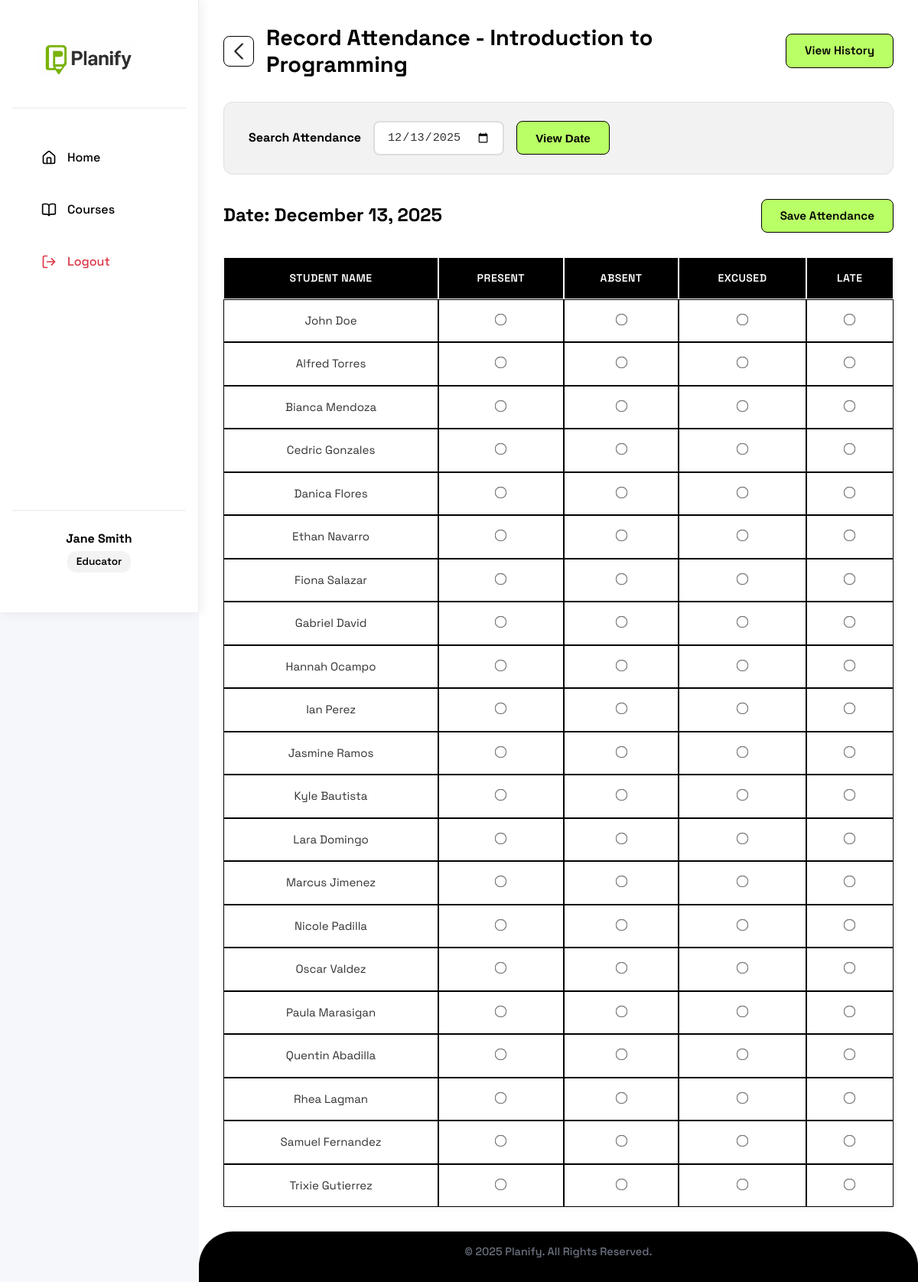
The app's page /educator/course/1/attendance (signed in) with its own data.
### models.py (models this page shows, shortened)
class User(db.Model, UserMixin):
    id = db.Column(db.Integer, primary_key=True)
    first_name = db.Column(db.String(20), nullable=False)
    last_name = db.Column(db.String(20), nullable=False)
    username = db.Column(db.String(20), unique=True, nullable=False)
    email = db.Column(db.String(120), unique=True, nullable=False)
    contact_number = db.Column(db.String(11), nullable=False)
    password = db.Column(db.String(255), nullable=False)
    role = db.Column(db.String(10), nullable=False)
    courses = db.relationship('Course', backref='educator', lazy=True, cascade='all, delete-orphan')
    lesson_plans = db.relationship('LessonPlan', backref='creator', lazy=True, cascade='all, delete-orphan')
    enrollments = db.relationship('Enrollment', backref='student', lazy=True, cascade='all, delete-orphan')

class Course(db.Model):
    id = db.Column(db.Integer, primary_key=True)
    course_name = db.Column(db.String(100), nullable=False)
    course_code = db.Column(db.String(20), nullable=False)
    block_section = db.Column(db.String(20), nullable=False)
    description = db.Column(db.Text, nullable=True)
    educator_id = db.Column(db.Integer, db.ForeignKey('user.id'), nullable=False)
    created_at = db.Column(db.DateTime, default=datetime.utcnow)
    enrollment_code = db.Column(db.String(10), unique=True, nullable=False)
    lesson_plans = db.relationship('LessonPlan', backref='course', lazy=True, cascade='all, delete-orphan')
    enrollments = db.relationship('Enrollment', backref='course', lazy=True, cascade='all, delete-orphan')
    attendance_records = db.relationship('AttendanceRecord', backref='course', lazy=True, cascade='all, delete-orphan')

### routes.py (the view)
@app.route('/educator/course/<int:course_id>/attendance', methods=['GET', 'POST'])
@login_required
def course_attendance(course_id):
    if current_user.role != 'educator':
        flash("Access denied.", "error")
        return redirect(url_for('home'))
    course = Course.query.get_or_404(course_id)
    if course.educator_id != current_user.id:
        flash("Access denied.", "error")
        return redirect(url_for('educator_courses'))
    form = AttendanceForm()
    enrollments = Enrollment.query.filter_by(course_id=course_id).all()
    students = [enrollment.student for enrollment in enrollments]
    selected_date = date.today()
    url_date = request.args.get('date')
    if url_date:
        try:
            selected_date = datetime.strptime(url_date, '%Y-%m-%d').date()
        except ValueError:
            pass
    elif form.validate_on_submit():
        selected_date = form.date.data
    attendance_records = {}
    records = AttendanceRecord.query.filter_by(course_id=course_id, date=selected_date).all()
    for record in records:
        attendance_records[record.student_id] = record.status
    form.date.data = selected_date
    return render_template('course_attendance.html',
                           course=course,
                           students=students,
                           form=form,
                           selected_date=selected_date,
                           attendance_records=attendance_records)

### forms.py
class AttendanceForm(FlaskForm):
    date = DateField("Attendance Date", validators=[DataRequired()], format='%Y-%m-%d')
    submit = SubmitField("Record Attendance")

### app.py (called while the page is built)
@login_manager.user_loader
def load_user(user_id):
    return User.query.get(int(user_id))

### templates/course_attendance.html (shortened to what this page needs)
{% extends "educator_base.html" %}
{% block content %}
<div class="attendance-container">
    <div class="attendance-header-with-back-history">
        <div class="header-left">
            <a href="{{ url_for('educator_courses') }}" class="back-icon-btn">
                <img src="{{ url_for('static', filename='pictures/back-button.png') }}" alt="Back">
            </a>
            <h2>Record Attendance - {{ course.course_name }}</h2>
        </div>
        <a href="{{ url_for('attendance_history', course_id=course.id) }}" class="view-history-btn">
            View History
        </a>
    </div>
    <form method="POST" class="date-form-inline">
        <div class="form-row-inline">
            <div class="form-group-search">
                <label>Search Attendance</label>
                {{ form.date(class="form-input-date") }}
            </div>
            {{ form.submit(value="View Date", class="submit-btn-green") }}
        </div>
    </form>
    <div class="date-save-row">
        <h3>Date: {{ selected_date.strftime('%B %d, %Y') }}</h3>
        {% if students %}
            <button type="submit" form="attendance-form" class="submit-btn-green">Save Attendance</button>
        {% endif %}
    </div>
    <form method="POST" action="{{ url_for('record_attendance') }}" id="attendance-form">
        <table class="attendance-table">
            <thead>
                <tr>
                    <th>Student Name</th>
                    <th>Present</th>
                    <th>Absent</th>
                    <th>Excused</th>
                    <th>Late</th>
                </tr>
            </thead>
            <tbody>
                {% for student in students %}
                <tr>
                    <td>{{ student.first_name }} {{ student.last_name }}</td>
                    <td>
                        <input type="radio" name="student_{{ student.id }}" value="present"
                               {% if attendance_records.get(student.id)=='present' %}checked{% endif %}>
                    </td>
                    <td>
                        <input type="radio" name="student_{{ student.id }}" value="absent"
                               {% if attendance_records.get(student.id)=='absent' %}checked{% endif %}>
                    </td>
                    <td>
                        <input type="radio" name="student_{{ student.id }}" value="excused"
                               {% if attendance_records.get(student.id)=='excused' %}checked{% endif %}>
                    </td>
                    <td>
                        <input type="radio" name="student_{{ student.id }}" value="late"
                               {% if attendance_records.get(student.id)=='late' %}checked{% endif %}>
                    </td>
                </tr>
                {% endfor %}
            </tbody>
        </table>
    </form>
</div>
{% endblock %}

### templates/educator_base.html (shortened to what this page needs)
<!doctype html>
<html lang="en">
<head>
    <link rel="stylesheet" href="{{ url_for('static', filename='style.css') }}">
</head>
<body class="educator-layout">
    <aside class="sidebar">
        <div class="sidebar-header">
            <a href="{{ url_for('educator_home') }}" class="logo">
                <img src="{{ url_for('static', filename='pictures/logo.png') }}" alt="Planify Logo">
            </a>
        </div>
        <nav class="sidebar-nav">
            <a href="{{ url_for('educator_home') }}" class="nav-item">
                <span class="icon">
                    <i data-lucide="home"></i>
                </span>
                <span>Home</span>
            </a>
            <a href="{{ url_for('educator_courses') }}" class="nav-item">
                <span class="icon">
                    <i data-lucide="book-open"></i>
                </span>
                <span>Courses</span>
            </a>
            <a href="{{ url_for('logout') }}" class="nav-item logout-item">
                <span class="icon">
                    <i data-lucide="log-out"></i>
                </span>
                <span>Logout</span>
            </a>
        </nav>
        <div class="sidebar-footer">
            <div class="user-info">
                <p class="user-name">{{ current_user.first_name }} {{ current_user.last_name }}</p>
                <p class="user-role">Educator</p>
            </div>
        </div>
    </aside>
    <div class="main-content">
        <main class="content">
            {% block content %}
            {% endblock %}
        </main>
        <footer class="footer">
            <p>© 2025 Planify. All Rights Reserved.</p>
        </footer>
    </div>
</body>
</html>

### records on screen
User: first_name "Jane", last_name "Smith"
Course: course_name "Introduction to Programming"
User: first_name "John", last_name "Doe"
User: first_name "Alfred", last_name "Torres"
User: first_name "Bianca", last_name "Mendoza"
User: first_name "Cedric", last_name "Gonzales"
User: first_name "Danica", last_name "Flores"
User: first_name "Ethan", last_name "Navarro"
User: first_name "Fiona", last_name "Salazar"
User: first_name "Gabriel", last_name "David"
User: first_name "Hannah", last_name "Ocampo"
User: first_name "Ian", last_name "Perez"
User: first_name "Jasmine", last_name "Ramos"
User: first_name "Kyle", last_name "Bautista"
User: first_name "Lara", last_name "Domingo"
User: first_name "Marcus", last_name "Jimenez"
User: first_name "Nicole", last_name "Padilla"
User: first_name "Oscar", last_name "Valdez"
User: first_name "Paula", last_name "Marasigan"
User: first_name "Quentin", last_name "Abadilla"
User: first_name "Rhea", last_name "Lagman"
User: first_name "Samuel", last_name "Fernandez"
User: first_name "Trixie", last_name "Gutierrez"
